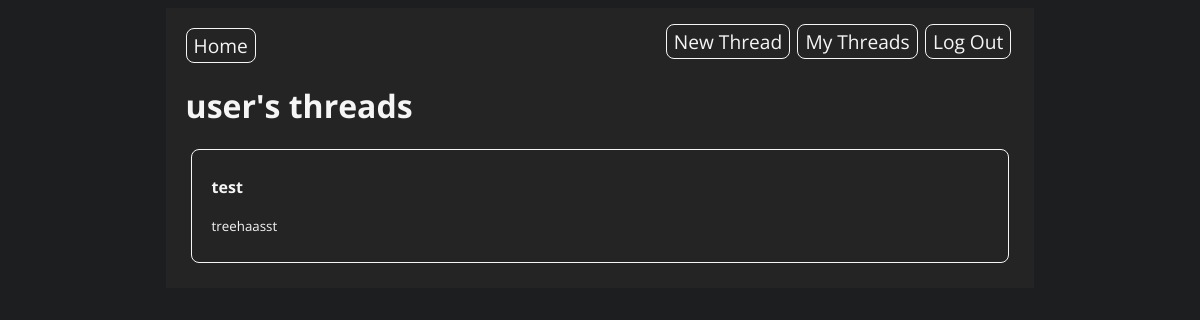
Page /user_threads (signed in) on the earlier database version.
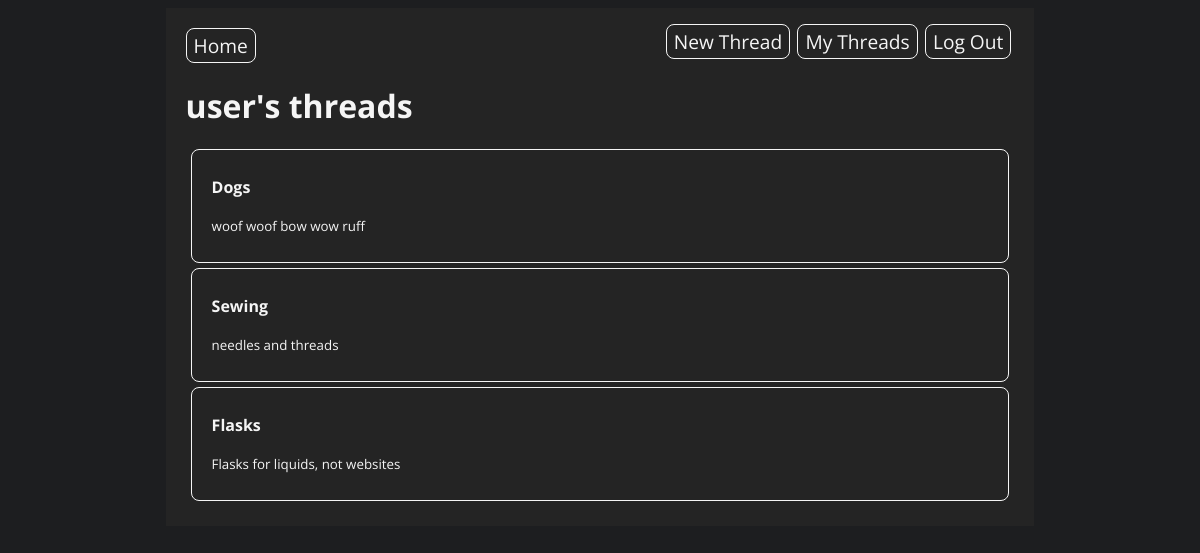
Same page on the later database version.
### threadly/models.py (models this page shows)
class User(UserMixin, db.Model):
    id = db.Column(db.Integer, primary_key=True)
    username = db.Column(db.String(80), nullable=False)
    password = db.Column(db.String(200), nullable=False)
    threads = db.relationship('Thread', back_populates='created_by')

class Thread(db.Model):
    id = db.Column(db.Integer, primary_key=True)
    topic = db.Column(db.String(80), nullable=False, unique=True)
    description = db.Column(db.Text)
    image_url = db.Column(db.String, nullable=True)
    created_by_id = db.Column(db.Integer, db.ForeignKey('user.id'))
    created_by = db.relationship('User', back_populates='threads')
    comments = db.relationship('Comment', back_populates='thread')

### threadly/routes.py (the view)
@main.route('/user_threads')
@login_required
def user_threads():
    threads = current_user.threads
    return render_template('user_threads.html', threads=threads, current_user=current_user)

### threadly/__init__.py (called while the page is built)
@login_manager.user_loader
def load_user(user_id):
  return User.query.get(user_id)

### threadly/templates/user_threads.html (shortened to what this page needs)
{% extends 'base.html' %}
{% block content %}
<h1>{{ current_user.username }}'s threads</h1>
<div class="threads">
    {% for thread in threads %}
    <a href="/thread/{{ thread.id }}">
        <div class="thread-details">
            <div class="thread-details-text">
                <p><strong>{{ thread.topic }}</strong></p>
                <p><small>{{ thread.description }}</small></p>
            </div>
        </div>
    </a>
    {% endfor %}
</div>
{% endblock %}

### threadly/templates/base.html (shortened to what this page needs)
<!DOCTYPE html>
<html>
    <head>
        <link rel="stylesheet" href="/static/style.css">
    </head>
    <body>
        <div id="content">
            <nav>
                <a href="/">Home</a>
                <div>
                    {% if current_user.is_authenticated %}
                    <a href="/new_thread">New Thread</a>
                    <a href="/user_threads">My Threads</a>
                    <a href="/logout">Log Out</a>
                    {% else %}
                    <a href="/signup">Sign Up</a>
                    <a href="/login">Log In</a>
                    {% endif %}
                </div>
            </nav>
            {% block content %}{% endblock %}
        </div>
    </body>
</html>

### threadly/static/style.css (style rules this page uses)
html, a { color: whitesmoke; }
body { display: flex; flex-direction: column; align-items: center; background-color: rgb(29, 30, 32); font-family: 'Open Sans', sans-serif; }
#content { width: 70%; background-color: rgb(36, 36, 36); padding: 20px; }
nav { width: 100%; display: flex; flex-direction: row; justify-content: space-between; }
nav a { color: whitesmoke; text-decoration: none; border: 1px solid whitesmoke; border-radius: 8px; padding: 3px 7px; font-size: 1.2em; margin-right: 3px; transition: all ease 0.3s; }
a { text-decoration: none; }
div.thread-details { border: 1px solid whitesmoke; margin: 5px; padding: 10px; border-radius: 8px; display: flex; }
div.thread-details .thread-details-text { margin-left: 10px; }

Differences in the rows shown:
removed Thread: topic "test", description "treehaasst"
added Thread: topic "Dogs", description "woof woof bow wow ruff"
added Thread: topic "Sewing", description "needles and threads"
added Thread: topic "Flasks", description "Flasks for liquids, not websites"
